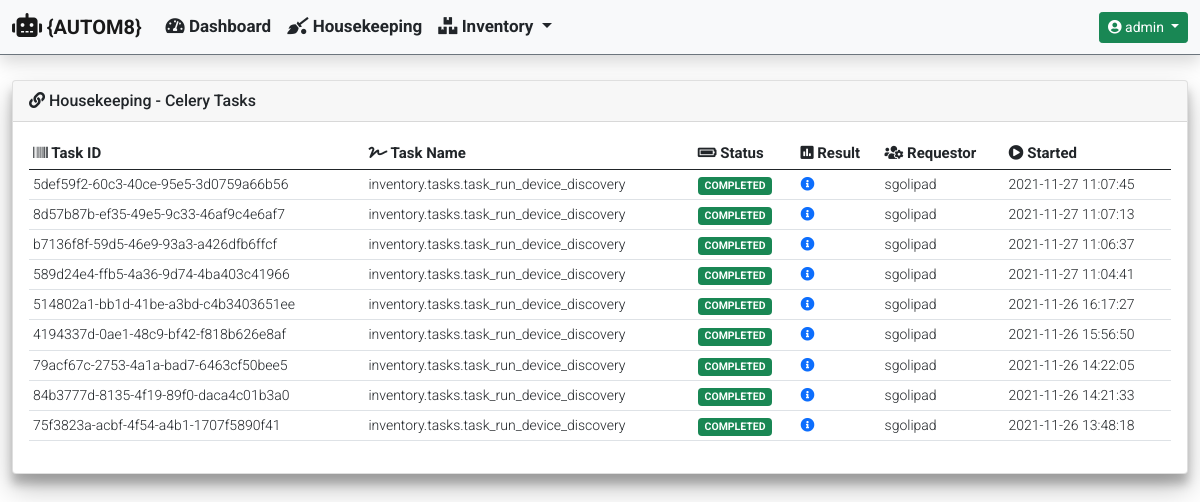
The app's page /housekeeping/ (signed in) with its own data.
### housekeeping/models.py (models this page shows)
class CeleryJobResults(models.Model):
    task_id = models.UUIDField(
        primary_key=True,
        default=uuid.uuid4,
        max_length=255
    )
    task_name = models.CharField(max_length=255)
    task_status = models.CharField(max_length=255)
    task_result = models.CharField(max_length=255)
    task_requested_by = models.CharField(max_length=255)
    start_time = models.DateTimeField()

### housekeeping/views.py (the view)
def housekeeping_celery_tasks(request):
    hostname = 'celery@' + str(gethostname())
    tasks = current_app.control.inspect([hostname])
    tasks_list = CeleryJobResults.objects.all().order_by('-start_time')
    context = {
            'title': 'Housekeeping - Celery Tasks',
            'card_header': 'Housekeeping - Celery Tasks',
            'data': {
                'tasks_list': tasks_list
            }
        }
    if tasks.stats():
        data = {
            'celery_information': {
                'celery_statistics': tasks.stats(),
                'registered_tasks': tasks.registered_tasks()[hostname],
                'scheduled_tasks': tasks.scheduled()[hostname],
                'active_tasks': tasks.active()[hostname],
                'reserved_tasks': tasks.reserved()
            }
        }
        context['data'].update(data)
        return render(
            request,
            'housekeeping/housekeeping_celery_tasks.html',
            context
        )
    else:
        return render(
                request,
                'housekeeping/housekeeping_celery_tasks.html',
                context
            )

### templates/housekeeping/housekeeping_celery_tasks.html (shortened to what this page needs)
{% extends "base_template/base.html"%}
{% block content %}
{% if data.tasks_list %}
<div class="col-md-12">
    <div class="table-responsive rounded">
        <table id="celery_completed_tasks" class="table table-hover table-sm" style="width:100%">
            <thead>
                <tr>
                    <th><i class="fas fa-barcode"></i> Task ID</th>
                    <th><i class="fas fa-signature"></i> Task Name</th>
                    <th><i class="fas fa-battery-full"></i> Status</th>
                    <th><i class="fas fa-poll"></i> Result</th>
                    <th><i class="fas fa-users-cog"></i> Requestor</th>
                    <th><i class="fas fa-play-circle"></i> Started</th>
                </tr>
            </thead>
            <tbody>
                {% for completed_task in data.tasks_list %}
                <tr>
                    <td>{{ completed_task.task_id }}</td>
                    <td>{{ completed_task.task_name }}</td>
                    <td>
                        {% if 'COMPLETED' in completed_task.task_status %}
                            <span class="badge bg-success">{{ completed_task.task_status }}</span>
                        {% else %}
                            <span class="badge bg-danger">{{ completed_task.task_status }}</span>
                        {% endif %}
                    </td>
                    <td>
                        <a href="#" data-bs-toggle="modal" data-bs-target="#task_result_modal">
                            <i class="fas fa-info-circle"></i>
                        </a>
                    </td>
                    <td>{{ completed_task.task_requested_by }}</td>
                    <td>{{ completed_task.start_time|date:"Y-m-d H:i:s" }}</td>
                </tr>
                {% endfor %}
            </tbody>
        </table>
    </div>
</div>
{% endif %}
{% endblock %}

### templates/navbar/navbar.html (shortened to what this page needs)
{% if user.is_authenticated %}
<nav class="navbar navbar-expand-md navbar-light bg-light fixed-top border-bottom border-secondary shadow">
  <div class="container-fluid">
    <a class="navbar-brand" href="#">
      <i class="fas fa-robot" style="font-size: 24px;"></i>
      {AUTOM8}
    </a>
    <div class="collapse navbar-collapse" id="navbarCollapse">
      <ul class="navbar-nav me-auto mb-2 mb-md-0">
        <li class="nav-item">
          <a class="nav-link text-dark" href="{% url 'dashboard:dashboard' %}">
            <i class="fas fa-tachometer-alt"></i>
            Dashboard
          </a>
        </li>
        <li class="nav-item">
          <a class="nav-link text-dark" href="{% url 'housekeeping:housekeeping_celery_tasks' %}">
            <i class="fas fa-quidditch"></i>
            Housekeeping
          </a>
        </li>
        <li class="nav-item dropdown">
          <a class="nav-link dropdown-toggle text-dark" href="#" id="InventoryDropdown" role="button"
            data-bs-toggle="dropdown" aria-expanded="false">
            <i class="fas fa-boxes"></i>
            Inventory
          </a>
        </li>
      </ul>
      <div class="dropdown">
        <a class="btn btn-sm btn-success dropdown-toggle" href="#" role="button" id="UserProfileDropdown"
          data-bs-toggle="dropdown" aria-expanded="false">
          <i class="fas fa-user-circle"></i>
          {{ user.username }}
        </a>
      </div>
    </div>
  </div>
</nav>
{% endif %}

### static/css/custom.css (style rules this page uses)
nav { font-family: 'Roboto', sans-serif; font-weight: 700; font-size: 17px; height: 55px; top: 0; }
body { font-family: 'Roboto', sans-serif; font-weight: 400; font-size: 14px; overflow-y: scroll; min-height: 75rem; padding-top: 5rem; height: 100%; }
th { font-family: 'Roboto', sans-serif; font-weight: 700; font-size: 15px; }
td { font-family: 'Roboto', sans-serif; font-weight: 300; font-size: 14px; }

### records on screen
CeleryJobResults: task_id "5def59f2-60c3-40ce-95e5-3d0759a66b56", task_name "inventory.tasks.task_run_device_discovery", task_status "COMPLETED", task_requested_by "sgolipad", start_time "2021-11-27 11:07:45"
CeleryJobResults: task_id "8d57b87b-ef35-49e5-9c33-46af9c4e6af7", task_name "inventory.tasks.task_run_device_discovery", task_status "COMPLETED", task_requested_by "sgolipad", start_time "2021-11-27 11:07:13"
CeleryJobResults: task_id "b7136f8f-59d5-46e9-93a3-a426dfb6ffcf", task_name "inventory.tasks.task_run_device_discovery", task_status "COMPLETED", task_requested_by "sgolipad", start_time "2021-11-27 11:06:37"
CeleryJobResults: task_id "589d24e4-ffb5-4a36-9d74-4ba403c41966", task_name "inventory.tasks.task_run_device_discovery", task_status "COMPLETED", task_requested_by "sgolipad", start_time "2021-11-27 11:04:41"
CeleryJobResults: task_id "514802a1-bb1d-41be-a3bd-c4b3403651ee", task_name "inventory.tasks.task_run_device_discovery", task_status "COMPLETED", task_requested_by "sgolipad", start_time "2021-11-26 16:17:27"
CeleryJobResults: task_id "4194337d-0ae1-48c9-bf42-f818b626e8af", task_name "inventory.tasks.task_run_device_discovery", task_status "COMPLETED", task_requested_by "sgolipad", start_time "2021-11-26 15:56:50"
CeleryJobResults: task_id "79acf67c-2753-4a1a-bad7-6463cf50bee5", task_name "inventory.tasks.task_run_device_discovery", task_status "COMPLETED", task_requested_by "sgolipad", start_time "2021-11-26 14:22:05"
CeleryJobResults: task_id "84b3777d-8135-4f19-89f0-daca4c01b3a0", task_name "inventory.tasks.task_run_device_discovery", task_status "COMPLETED", task_requested_by "sgolipad", start_time "2021-11-26 14:21:33"
CeleryJobResults: task_id "75f3823a-acbf-4f54-a4b1-1707f5890f41", task_name "inventory.tasks.task_run_device_discovery", task_status "COMPLETED", task_requested_by "sgolipad", start_time "2021-11-26 13:48:18"

### other values on screen
{{ user.username }} "admin"
{{ card_header }} "Housekeeping - Celery Tasks"
